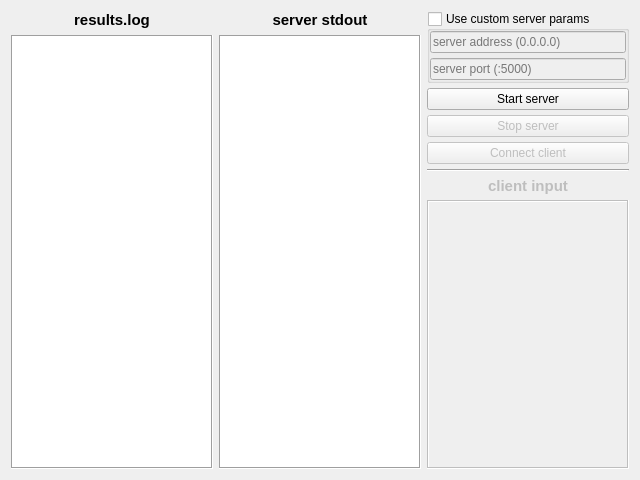
<?xml version="1.0" encoding="UTF-8"?>
<ui version="4.0">
 <class>Form</class>
 <widget class="QWidget" name="Form">
  <property name="geometry">
   <rect>
    <x>0</x>
    <y>0</y>
    <width>640</width>
    <height>480</height>
   </rect>
  </property>
  <property name="windowTitle">
   <string>Form</string>
  </property>
  <layout class="QVBoxLayout" name="verticalLayout_5">
   <item>
    <layout class="QHBoxLayout" name="horizontalLayout">
     <item>
      <layout class="QVBoxLayout" name="verticalLayout_3">
       <item>
        <widget class="QLabel" name="labelLog">
         <property name="font">
          <font>
           <pointsize>11</pointsize>
           <bold>true</bold>
           <kerning>true</kerning>
          </font>
         </property>
         <property name="autoFillBackground">
          <bool>true</bool>
         </property>
         <property name="text">
          <string>results.log</string>
         </property>
         <property name="scaledContents">
          <bool>false</bool>
         </property>
         <property name="alignment">
          <set>Qt::AlignCenter</set>
         </property>
        </widget>
       </item>
       <item>
        <widget class="QPlainTextEdit" name="teLog">
         <property name="enabled">
          <bool>true</bool>
         </property>
         <property name="frameShape">
          <enum>QFrame::Box</enum>
         </property>
         <property name="readOnly">
          <bool>true</bool>
         </property>
        </widget>
       </item>
      </layout>
     </item>
     <item>
      <layout class="QVBoxLayout" name="verticalLayout_2">
       <item>
        <widget class="QLabel" name="labelStdOut">
         <property name="font">
          <font>
           <pointsize>11</pointsize>
           <bold>true</bold>
           <kerning>true</kerning>
          </font>
         </property>
         <property name="autoFillBackground">
          <bool>true</bool>
         </property>
         <property name="text">
          <string>server stdout</string>
         </property>
         <property name="scaledContents">
          <bool>false</bool>
         </property>
         <property name="alignment">
          <set>Qt::AlignCenter</set>
         </property>
        </widget>
       </item>
       <item>
        <widget class="QPlainTextEdit" name="teStdOut">
         <property name="frameShape">
          <enum>QFrame::Box</enum>
         </property>
         <property name="readOnly">
          <bool>true</bool>
         </property>
        </widget>
       </item>
      </layout>
     </item>
     <item>
      <layout class="QVBoxLayout" name="verticalLayout">
       <property name="spacing">
        <number>5</number>
       </property>
       <item>
        <widget class="QGroupBox" name="grpCustom">
         <property name="enabled">
          <bool>true</bool>
         </property>
         <property name="title">
          <string>Use custom server params</string>
         </property>
         <property name="flat">
          <bool>true</bool>
         </property>
         <property name="checkable">
          <bool>true</bool>
         </property>
         <property name="checked">
          <bool>false</bool>
         </property>
         <layout class="QGridLayout" name="gridLayout_2">
          <property name="leftMargin">
           <number>0</number>
          </property>
          <property name="topMargin">
           <number>0</number>
          </property>
          <property name="rightMargin">
           <number>0</number>
          </property>
          <property name="bottomMargin">
           <number>0</number>
          </property>
          <property name="horizontalSpacing">
           <number>0</number>
          </property>
          <property name="verticalSpacing">
           <number>5</number>
          </property>
          <item row="1" column="0">
           <widget class="QLineEdit" name="linePort">
            <property name="enabled">
             <bool>true</bool>
            </property>
            <property name="placeholderText">
             <string>server port (:5000)</string>
            </property>
           </widget>
          </item>
          <item row="0" column="0">
           <widget class="QLineEdit" name="lineAddress">
            <property name="enabled">
             <bool>true</bool>
            </property>
            <property name="inputMask">
             <string/>
            </property>
            <property name="placeholderText">
             <string>server address (0.0.0.0)</string>
            </property>
           </widget>
          </item>
         </layout>
        </widget>
       </item>
       <item>
        <widget class="QPushButton" name="btnSrvStart">
         <property name="text">
          <string>Start server</string>
         </property>
         <property name="flat">
          <bool>false</bool>
         </property>
        </widget>
       </item>
       <item>
        <widget class="QPushButton" name="btnSrvStop">
         <property name="enabled">
          <bool>false</bool>
         </property>
         <property name="text">
          <string>Stop server</string>
         </property>
         <property name="flat">
          <bool>false</bool>
         </property>
        </widget>
       </item>
       <item>
        <widget class="QPushButton" name="btnClientConnect">
         <property name="enabled">
          <bool>false</bool>
         </property>
         <property name="text">
          <string>Connect client</string>
         </property>
         <property name="flat">
          <bool>false</bool>
         </property>
        </widget>
       </item>
       <item>
        <widget class="Line" name="line">
         <property name="orientation">
          <enum>Qt::Horizontal</enum>
         </property>
        </widget>
       </item>
       <item>
        <widget class="QLabel" name="labelClient">
         <property name="enabled">
          <bool>false</bool>
         </property>
         <property name="font">
          <font>
           <pointsize>11</pointsize>
           <bold>true</bold>
           <kerning>true</kerning>
          </font>
         </property>
         <property name="autoFillBackground">
          <bool>true</bool>
         </property>
         <property name="text">
          <string>client input</string>
         </property>
         <property name="scaledContents">
          <bool>false</bool>
         </property>
         <property name="alignment">
          <set>Qt::AlignCenter</set>
         </property>
        </widget>
       </item>
       <item>
        <widget class="QPlainTextEdit" name="teClient">
         <property name="enabled">
          <bool>false</bool>
         </property>
         <property name="frameShape">
          <enum>QFrame::Box</enum>
         </property>
        </widget>
       </item>
      </layout>
     </item>
    </layout>
   </item>
  </layout>
 </widget>
 <resources/>
 <connections/>
</ui>
